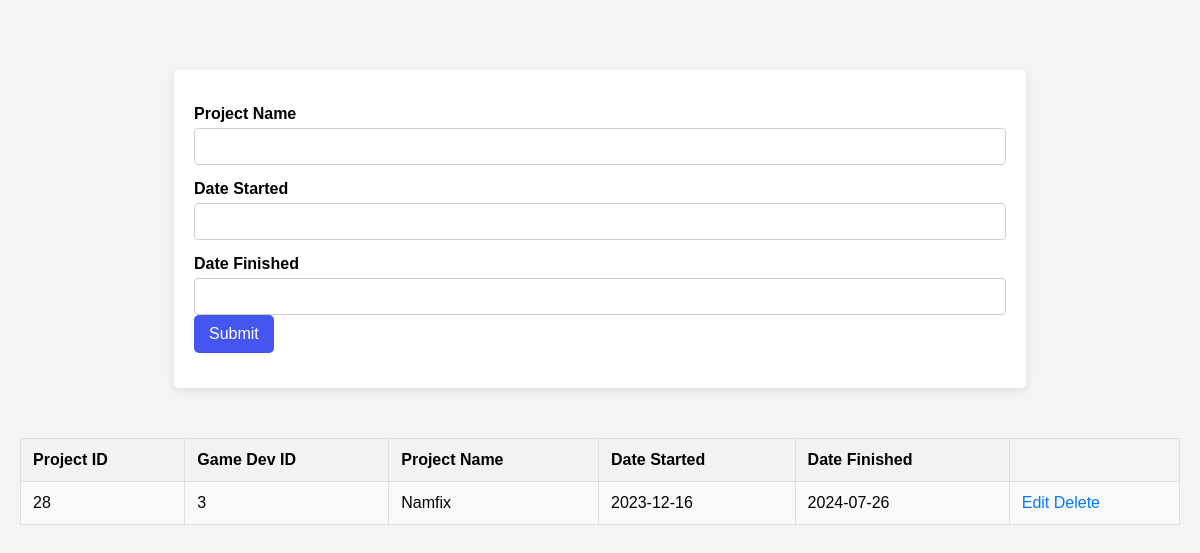
The app's page /viewprojects.php?game_dev_id=3 with its own data.
### tables this page shows
create table projects(
	project_id INT AUTO_INCREMENT PRIMARY KEY,
	game_dev_id INT,
	project_name VARCHAR(50),
	date_started DATE,
	date_finished DATE
);

### core/models.php (called while the page is built, shortened)
<?php
function getProjectByGameDev($pdo, $game_dev_id){
    $sql = "SELECT
        projects.project_id AS project_id,
        projects.project_name AS project_name,
        projects.date_started AS date_started,
        projects.date_finished AS date_finished,
        projects.game_dev_id AS project_dev
        FROM projects
        WHERE projects.game_dev_id = ?";
    $stmt = $pdo->prepare($sql);
    $executeQuery = $stmt->execute([$game_dev_id]);
    if ($executeQuery){
        return $stmt->fetchAll();
    }
    return [];
}
?>

### viewprojects.php (the view, shortened to what this page needs)
<?php
require_once "core/dbConfig.php";
require_once "core/models.php";
if (isset($_GET['game_dev_id'])) {
    $game_dev_id = $_GET['game_dev_id'];
} else {
    die("Game Developer ID is missing.");
}
?>
<!DOCTYPE html>
<html lang="en">
<head>
    <link rel="stylesheet" href="css/styles_viewproject.css">
</head>
<body>
    <form action="core/handleForms.php?game_dev_id=<?php echo $game_dev_id; ?>" method="POST">
        <p>
            <label for="projectName">Project Name</label>
            <input type="text" name="projectName" required>
        </p>
        <p>
            <label for="dateStarted">Date Started</label>
            <input type="text" name="dateStarted" required>
        </p>
        <p>
            <label for="dateFinished">Date Finished</label>
            <input type="text" name="dateFinished">
            <input type="submit" name="insertNewProjectBtn">
        </p>
    </form>
    <table style="width:100%; margin-top: 50px;">
        <tr>
            <th>Project ID</th>
            <th>Game Dev ID</th>
            <th>Project Name</th>
            <th>Date Started</th>
            <th>Date Finished</th>
        </tr>
        <?php
        $getProjectByGameDev = getProjectByGameDev($pdo, $game_dev_id);
        if (empty($getProjectByGameDev)) {
            echo "<tr><td colspan='5'>No projects found for this developer.</td></tr>";
        } else {
            foreach ($getProjectByGameDev as $row) { ?>
                <tr>
                    <td><?php echo $row["project_id"]; ?></td>
                    <td><?php echo $row["project_dev"]; ?></td>
                    <td><?php echo $row["project_name"]; ?></td>
                    <td><?php echo $row["date_started"]; ?></td>
                    <td><?php echo $row["date_finished"]; ?></td>
                    <td>
                        <a href="editProject.php?project_id=<?php echo $row['project_id']; ?>&game_dev_id=<?php echo $game_dev_id; ?>">Edit</a>
                        <a href="deleteProject.php?project_id=<?php echo $row['project_id']; ?>&game_dev_id=<?php echo $game_dev_id; ?>">Delete</a>
                    </td>
                </tr>
            <?php }
        }
        ?>
    </table>
</body>
</html>

### css/styles_viewproject.css (style rules this page uses)
body { font-family: Arial, sans-serif; background-color: #f4f4f4; margin: 0; padding: 20px; }
form { background-color: #fff; padding: 20px; border-radius: 5px; box-shadow: 0 2px 10px rgba(0, 0, 0, 0.1); width: 70%; margin: 50px auto; margin-bottom: 30px; }
form p { margin: 15px 0; }
label { display: block; margin-bottom: 5px; font-weight: bold; }
input[type="text"] { width: 100%; padding: 10px; border: 1px solid #ccc; border-radius: 4px; box-sizing: border-box; }
input[type="submit"] { background-color: #4455f0; color: white; padding: 10px 15px; border: none; border-radius: 5px; cursor: pointer; font-size: 16px; }
table { width: 100%; border-collapse: collapse; margin: 50px auto; margin-top: 20px; }
table, th, td { border: 1px solid #ddd; }
th, td { padding: 12px; text-align: left; }
th { background-color: #f2f2f2; }
tr:nth-child(even) { background-color: #f9f9f9; }
a { text-decoration: none; color: #007bff; }

### records on screen
projects: project_id "28", game_dev "3", project_name "Namfix", date_started "2023-12-16", date_finished "2024-07-26"
